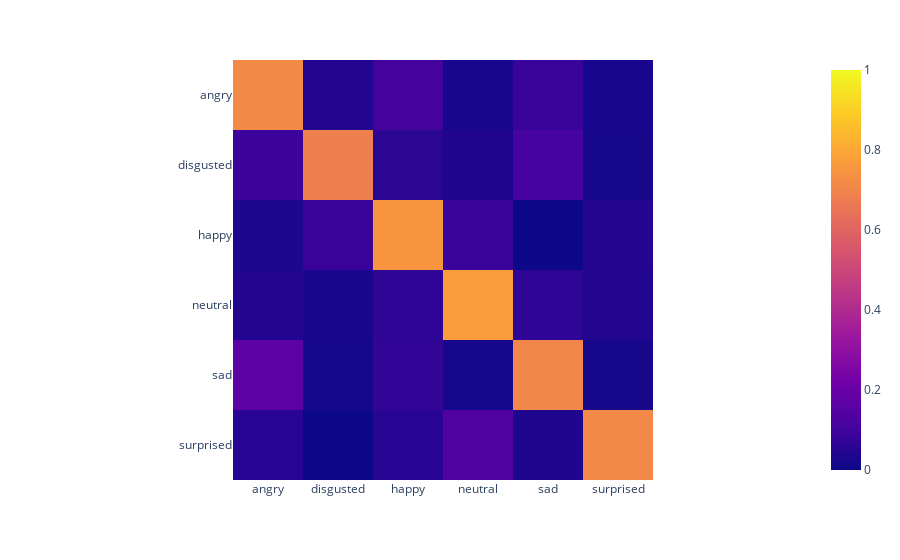

The cell this chart's notebook holds for it:
### Code cell
from typing import cast

confidences = model.predict(test_dataset)
predictions = np.argmax(confidences, axis=1)

labels = cast(list[int], list(test_dataset.unbatch().map(lambda x, y: y).as_numpy_iterator()))

cmat = sklearn.metrics.confusion_matrix(labels, predictions, normalize="true")

fig = px.imshow(cmat, x=CLASS_NAMES, y=CLASS_NAMES, range_color=[0,1])
fig.show()

sklearn.metrics.classification_report(labels, predictions, output_dict=True, target_names=CLASS_NAMES)

### Figure 1 — Plotly figure (JSON) as saved in the notebook; plotly's stock layout.template omitted (floating-point values rounded to 4 significant figures)
{"data": [{"coloraxis": "coloraxis", "hovertemplate": "x: %{x}<br>y: %{y}<br>color: %{z}<extra></extra>", "name": "0", "type": "heatmap", "x": ["angry", "disgusted", "happy", "neutral", "sad", "surprised"], "xaxis": "x", "y": ["angry", "disgusted", "happy", "neutral", "sad", "surprised"], "yaxis": "y", "z": [[0.7174, 0.04348, 0.1087, 0.02174, 0.08696, 0.02174], [0.09259, 0.6852, 0.05556, 0.03704, 0.1111, 0.01852], [0.02941, 0.08824, 0.75, 0.08824, 0, 0.04412], [0.04255, 0.02128, 0.06383, 0.766, 0.06383, 0.04255], [0.1667, 0.01852, 0.07407, 0.01852, 0.7037, 0.01852], [0.05357, 0, 0.05357, 0.1429, 0.03571, 0.7143]]}], "layout": {"coloraxis": {"cmax": 1, "cmin": 0, "colorscale": [[0, "#0d0887"], [0.1111, "#46039f"], [0.2222, "#7201a8"], [0.3333, "#9c179e"], [0.4444, "#bd3786"], [0.5556, "#d8576b"], [0.6667, "#ed7953"], [0.7778, "#fb9f3a"], [0.8889, "#fdca26"], [1, "#f0f921"]]}, "margin": {"t": 60}, "xaxis": {"anchor": "y", "constrain": "domain", "domain": [0, 1], "scaleanchor": "y"}, "yaxis": {"anchor": "x", "autorange": "reversed", "constrain": "domain", "domain": [0, 1]}}}
